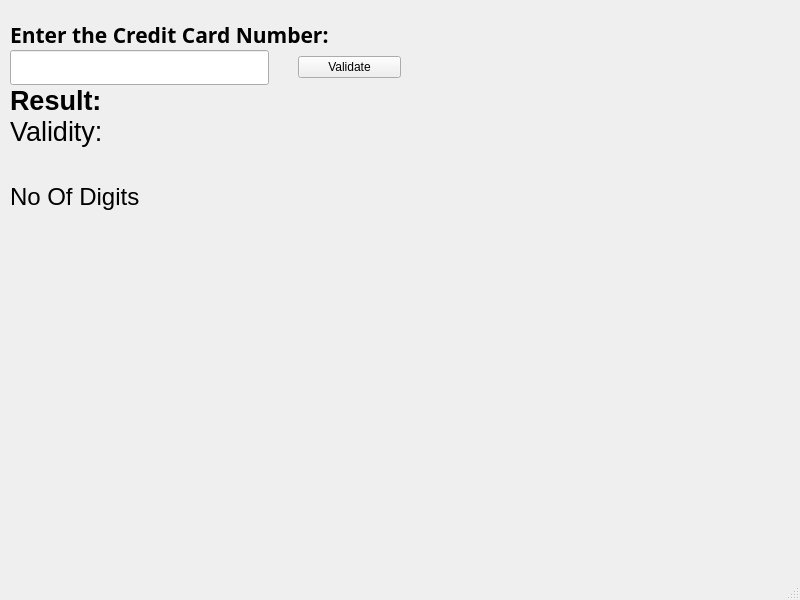
<?xml version="1.0" encoding="UTF-8"?>
<ui version="4.0">
 <class>MainWindow</class>
 <widget class="QMainWindow" name="MainWindow">
  <property name="geometry">
   <rect>
    <x>0</x>
    <y>0</y>
    <width>800</width>
    <height>600</height>
   </rect>
  </property>
  <property name="windowTitle">
   <string>MainWindow</string>
  </property>
  <widget class="QWidget" name="centralwidget">
   <widget class="QWidget" name="">
    <property name="geometry">
     <rect>
      <x>10</x>
      <y>20</y>
      <width>391</width>
      <height>221</height>
     </rect>
    </property>
    <layout class="QVBoxLayout" name="verticalLayout_2">
     <item>
      <layout class="QVBoxLayout" name="verticalLayout">
       <property name="spacing">
        <number>0</number>
       </property>
       <item>
        <widget class="QLabel" name="label">
         <property name="font">
          <font>
           <family>Arial Black</family>
           <pointsize>16</pointsize>
           <bold>true</bold>
          </font>
         </property>
         <property name="text">
          <string>Enter the Credit Card Number:</string>
         </property>
        </widget>
       </item>
       <item>
        <layout class="QHBoxLayout" name="horizontalLayout" stretch="5,2">
         <property name="spacing">
          <number>29</number>
         </property>
         <property name="sizeConstraint">
          <enum>QLayout::SetDefaultConstraint</enum>
         </property>
         <property name="leftMargin">
          <number>0</number>
         </property>
         <item>
          <widget class="QLineEdit" name="lineEdit">
           <property name="minimumSize">
            <size>
             <width>0</width>
             <height>35</height>
            </size>
           </property>
           <property name="font">
            <font>
             <pointsize>16</pointsize>
            </font>
           </property>
          </widget>
         </item>
         <item>
          <widget class="QPushButton" name="pushButton">
           <property name="text">
            <string>Validate</string>
           </property>
          </widget>
         </item>
        </layout>
       </item>
       <item>
        <widget class="QLabel" name="label_2">
         <property name="font">
          <font>
           <pointsize>20</pointsize>
           <bold>true</bold>
          </font>
         </property>
         <property name="text">
          <string>Result:</string>
         </property>
        </widget>
       </item>
       <item>
        <layout class="QHBoxLayout" name="horizontalLayout_2">
         <item>
          <widget class="QLabel" name="label_3">
           <property name="font">
            <font>
             <pointsize>20</pointsize>
            </font>
           </property>
           <property name="text">
            <string>Validity:</string>
           </property>
          </widget>
         </item>
         <item>
          <widget class="QLabel" name="label_4">
           <property name="font">
            <font>
             <pointsize>18</pointsize>
            </font>
           </property>
           <property name="text">
            <string/>
           </property>
          </widget>
         </item>
        </layout>
       </item>
      </layout>
     </item>
     <item>
      <layout class="QHBoxLayout" name="horizontalLayout_3">
       <item>
        <widget class="QLabel" name="label_5">
         <property name="font">
          <font>
           <pointsize>18</pointsize>
          </font>
         </property>
         <property name="text">
          <string>No Of Digits</string>
         </property>
        </widget>
       </item>
       <item>
        <widget class="QLabel" name="label_6">
         <property name="font">
          <font>
           <pointsize>18</pointsize>
          </font>
         </property>
         <property name="text">
          <string/>
         </property>
        </widget>
       </item>
      </layout>
     </item>
    </layout>
   </widget>
  </widget>
  <widget class="QMenuBar" name="menubar">
   <property name="geometry">
    <rect>
     <x>0</x>
     <y>0</y>
     <width>800</width>
     <height>21</height>
    </rect>
   </property>
  </widget>
  <widget class="QStatusBar" name="statusbar"/>
 </widget>
 <resources/>
 <connections/>
</ui>
